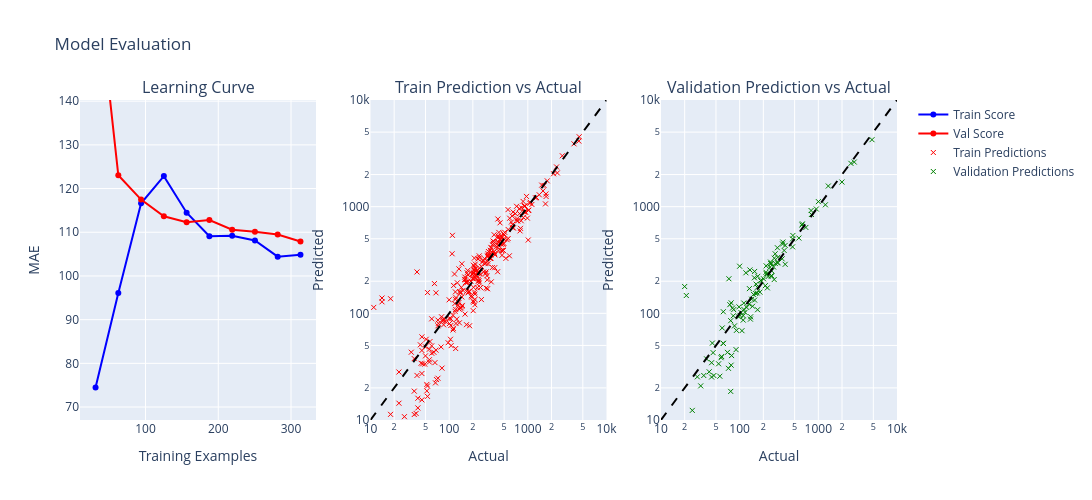

The cell this chart's notebook holds for it:
### Code cell
plotting_pred_vs_actual_LC(pipeline_bm, X_train_ride_T1_bm, y_train_ride_T1_bm, X_val_ride_T1_bm, y_val_ride_T1_bm, X_train_ride_T1, X_val_ride_T1)
